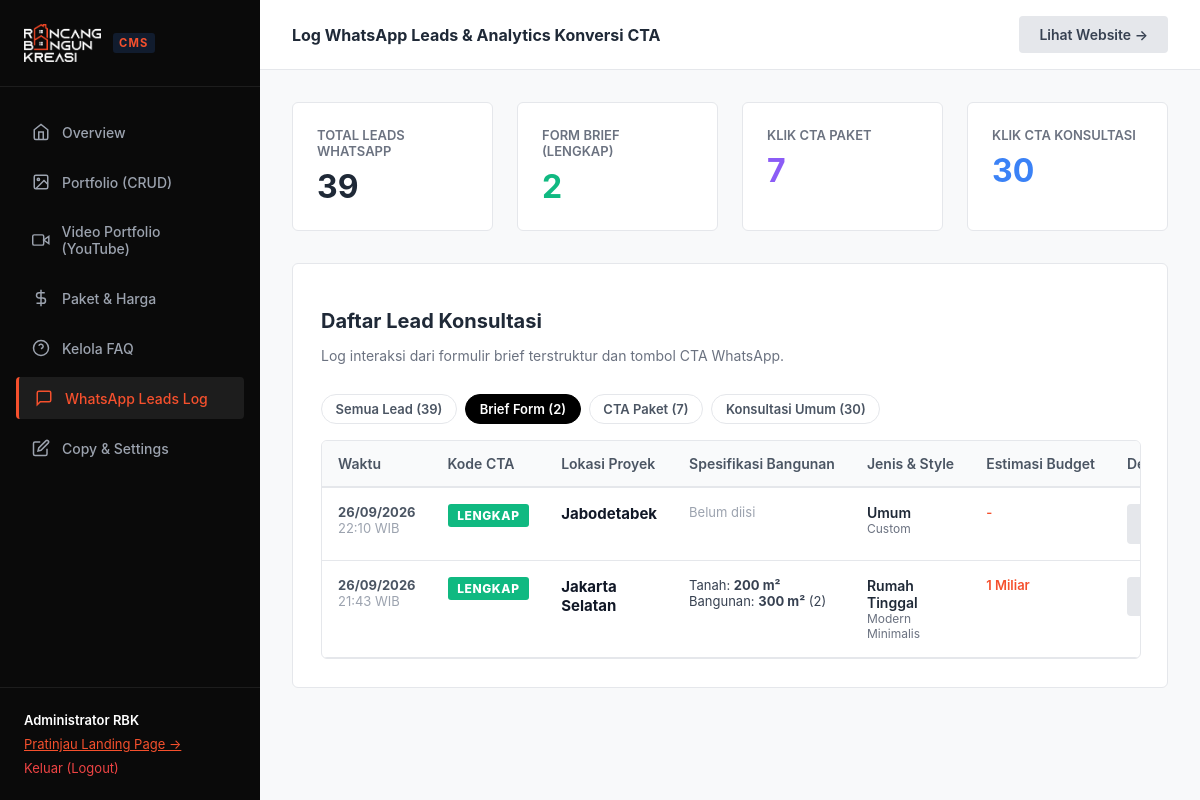
The page /admin/leads.php?filter=brief (signed in) on the database as committed earlier.
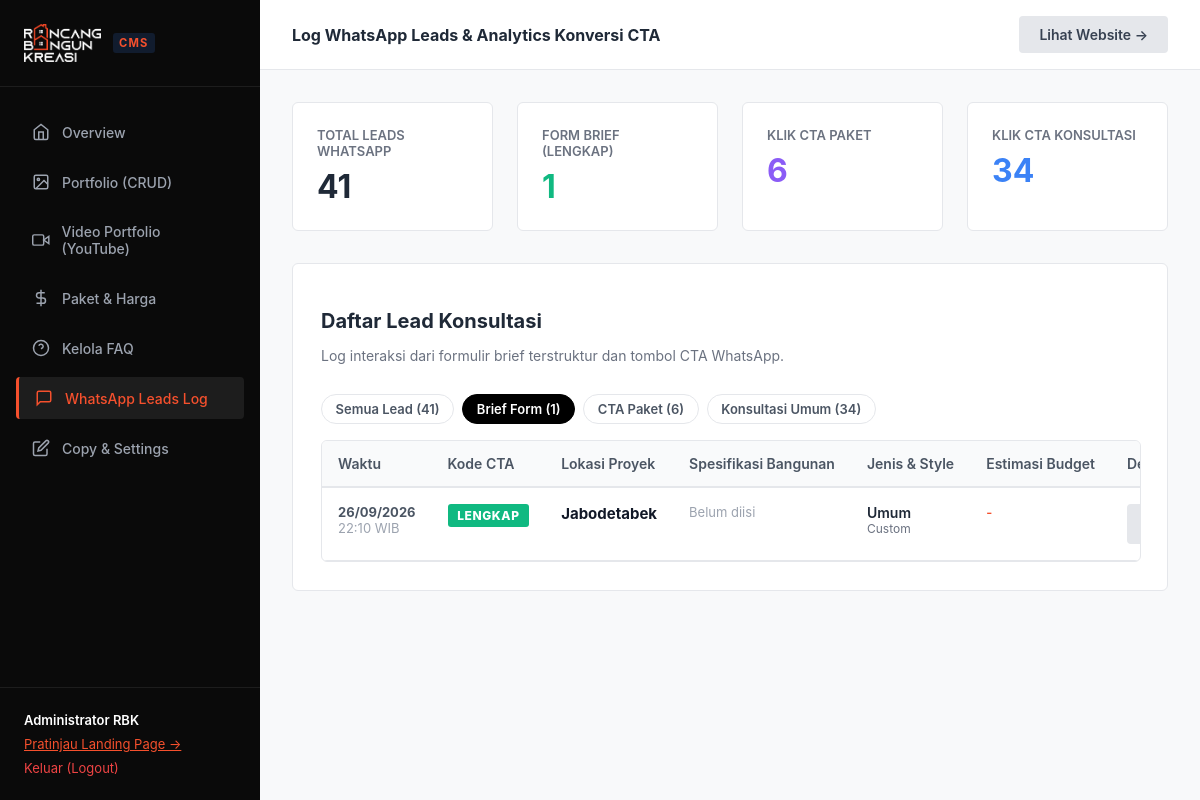
The same page on the database as committed later.
### tables this page shows
CREATE TABLE leads (
        id INTEGER PRIMARY KEY AUTOINCREMENT,
        name TEXT,
        wa_number TEXT,
        location TEXT,
        land_area TEXT,
        building_area TEXT,
        floors TEXT,
        building_type TEXT,
        style TEXT,
        budget TEXT,
        full_message TEXT,
        source_cta TEXT,
        status TEXT DEFAULT 'new',
        created_at DATETIME DEFAULT CURRENT_TIMESTAMP
    );

### config/auth.php (called while the page is built, shortened)
<?php
function e($string) {
    return htmlspecialchars($string ?? '', ENT_QUOTES, 'UTF-8');
}

### admin/leads.php (the view, shortened to what the changed rows need)
<?php
require_once __DIR__ . '/../config/auth.php';
$db = getDB();
$filter = $_GET['filter'] ?? 'all';
$sql = "SELECT * FROM leads";
$params = [];
if ($filter === 'brief') {
    $sql .= " WHERE source_cta = 'LENGKAP'";
} elseif ($filter === 'paket') {
    $sql .= " WHERE source_cta IN ('BASIC', 'STANDARD', 'PREMIUM', 'REKOMENDASI')";
} elseif ($filter === 'umum') {
    $sql .= " WHERE source_cta IN ('UMUM', 'SEBELUM-BANGUN', 'JADWAL', 'SLOT', 'TANYA')";
}
$sql .= " ORDER BY created_at DESC";
$leads = $db->prepare($sql);
$leads->execute($params);
$leadsList = $leads->fetchAll();
$totalLeads = $db->query("SELECT COUNT(*) FROM leads")->fetchColumn();
$totalBriefs = $db->query("SELECT COUNT(*) FROM leads WHERE source_cta = 'LENGKAP'")->fetchColumn();
$totalPaket = $db->query("SELECT COUNT(*) FROM leads WHERE source_cta IN ('BASIC', 'STANDARD', 'PREMIUM', 'REKOMENDASI')")->fetchColumn();
$totalGeneral = $db->query("SELECT COUNT(*) FROM leads WHERE source_cta NOT IN ('LENGKAP', 'BASIC', 'STANDARD', 'PREMIUM', 'REKOMENDASI')")->fetchColumn();
?>
<!DOCTYPE html>
<html lang="id">
<head>
  <link rel="stylesheet" href="/assets/css/admin.css">
</head>
<body class="admin-body">
  <div class="admin-main">
    <div class="admin-content">
      <div class="stats-grid">
        <div class="stat-card">
          <div class="stat-label">Total Leads WhatsApp</div>
          <div class="stat-value"><?= $totalLeads; ?></div>
        </div>
        <div class="stat-card">
          <div class="stat-label">Form Brief (Lengkap)</div>
          <div class="stat-value" style="color: #10B981;"><?= $totalBriefs; ?></div>
        </div>
        <div class="stat-card">
          <div class="stat-label">Klik CTA Paket</div>
          <div class="stat-value" style="color: #8B5CF6;"><?= $totalPaket; ?></div>
        </div>
        <div class="stat-card">
          <div class="stat-label">Klik CTA Konsultasi</div>
          <div class="stat-value" style="color: #3B82F6;"><?= $totalGeneral; ?></div>
        </div>
      </div>
      <div class="card">
        <div style="display: flex; align-items: center; justify-content: space-between; flex-wrap: wrap; gap: 1rem; margin-bottom: 1rem;">
          <div>
            <h2 style="font-size: 1.25rem; font-weight: 700; margin-bottom: 0.25rem;">Daftar Lead Konsultasi</h2>
          </div>
          <div class="filter-pills" style="margin-bottom: 0;">
            <a href="/admin/leads.php?filter=all" class="filter-pill <?= $filter === 'all' ? 'active' : ''; ?>">Semua Lead (<?= $totalLeads; ?>)</a>
            <a href="/admin/leads.php?filter=brief" class="filter-pill <?= $filter === 'brief' ? 'active' : ''; ?>">Brief Form (<?= $totalBriefs; ?>)</a>
            <a href="/admin/leads.php?filter=paket" class="filter-pill <?= $filter === 'paket' ? 'active' : ''; ?>">CTA Paket (<?= $totalPaket; ?>)</a>
            <a href="/admin/leads.php?filter=umum" class="filter-pill <?= $filter === 'umum' ? 'active' : ''; ?>">Konsultasi Umum (<?= $totalGeneral; ?>)</a>
          </div>
        </div>
        <?php if (empty($leadsList)): ?>
          <div style="text-align: center; padding: 4rem 2rem; color: #9CA3AF; background: #F9FAFB; border-radius: 6px; border: 1px dashed #E5E7EB;">
            <svg width="48" height="48" viewBox="0 0 24 24" fill="none" stroke="currentColor" stroke-width="1.5" style="margin-bottom: 1rem; color: #D1D5DB;"><path d="M21 15a2 2 0 0 1-2 2H7l-4 4V5a2 2 0 0 1 2-2h14a2 2 0 0 1 2 2z"/></svg>
            <div style="font-size: 1rem; font-weight: 600; color: #374151;">Belum Ada Lead Tersimpan</div>
            <div style="font-size: 0.875rem; color: #6B7280; margin-top: 0.25rem;">Leads akan otomatis masuk ketika pengunjung mengklik CTA WhatsApp atau mengirim formulir brief.</div>
          </div>
        <?php else: ?>
          <div class="table-responsive">
            <table class="admin-table">
              <thead>
                <tr>
                  <th style="width: 130px;">Waktu</th>
                  <th style="width: 140px;">Kode CTA</th>
                  <th style="width: 180px;">Lokasi Proyek</th>
                  <th style="width: 200px;">Spesifikasi Bangunan</th>
                  <th style="width: 180px;">Jenis & Style</th>
                  <th style="width: 160px;">Estimasi Budget</th>
                  <th style="width: 160px;">Detail Brief</th>
                </tr>
              </thead>
              <tbody>
                <?php foreach ($leadsList as $lead): ?>
                  <?php
                    $ctaCode = strtoupper($lead['source_cta'] ?? 'UMUM');
                    $badgeClass = 'umum';
                    if ($ctaCode === 'LENGKAP') {
                        $badgeClass = 'lengkap';
                    } elseif (in_array($ctaCode, ['BASIC', 'STANDARD', 'PREMIUM', 'REKOMENDASI'])) {
                        $badgeClass = 'paket';
                    } elseif (in_array($ctaCode, ['SEBELUM-BANGUN', 'RUMAH', 'KOMERSIAL'])) {
                        $badgeClass = 'sebelum';
                    }
                  ?>
                  <tr>
                    <td style="white-space: nowrap; font-size: 0.8125rem; color: #4B5563;">
                      <strong><?= date('d/m/Y', strtotime($lead['created_at'])); ?></strong><br>
                      <span style="color: #9CA3AF;"><?= date('H:i', strtotime($lead['created_at'])); ?> WIB</span>
                    </td>
                    <td>
                      <span class="badge-cta <?= $badgeClass; ?>"><?= e($ctaCode); ?></span>
                    </td>
                    <td>
                      <strong style="color: #111827; font-size: 0.9375rem;"><?= e($lead['location'] ?? 'Jabodetabek'); ?></strong>
                    </td>
                    <td style="font-size: 0.8125rem; color: #374151;">
                      <?php if (!empty($lead['land_area']) || !empty($lead['building_area'])): ?>
                        <div>Tanah: <strong><?= e($lead['land_area'] ?? '-'); ?> m²</strong></div>
                        <div>Bangunan: <strong><?= e($lead['building_area'] ?? '-'); ?> m²</strong> (<?= e($lead['floors'] ?? '-'); ?>)</div>
                      <?php else: ?>
                        <span style="color: #9CA3AF;">Belum diisi</span>
                      <?php endif; ?>
                    </td>
                    <td>
                      <div style="font-weight: 600; color: #1F2937;"><?= e($lead['building_type'] ?? 'Umum'); ?></div>
                      <div style="font-size: 0.75rem; color: #6B7280;"><?= e($lead['style'] ?? 'Custom'); ?></div>
                    </td>
                    <td style="font-size: 0.8125rem; font-weight: 600; color: var(--admin-primary);">
                      <?= e($lead['budget'] ?? '-'); ?>
                    </td>
                    <td>
                      <button type="button" class="btn-admin btn-admin-secondary btn-view-brief" style="padding: 0.35rem 0.75rem; font-size: 0.75rem;" data-message="<?= e($lead['full_message']); ?>" data-cta="<?= e($ctaCode); ?>" data-date="<?= date('d M Y H:i', strtotime($lead['created_at'])); ?>">
                      </button>
                    </td>
                  </tr>
                <?php endforeach; ?>
              </tbody>
            </table>
          </div>
        <?php endif; ?>
      </div>
    </div>
  </div>
</body>
</html>

Rows that differ between the two databases and show on the page:
removed leads: created_at "26/09/2026", created_at "21:43", source_cta "LENGKAP", location "Jakarta Selatan", land_area "200", building_area "300", floors "2", building_type "Rumah Tinggal", style "Modern Minimalis", budget "1 Miliar"
Other text that changed with them:
$totalLeads: "39" → "41"
$totalBriefs: "2" → "1"
$totalPaket: "7" → "6"
$totalGeneral: "30" → "34"
